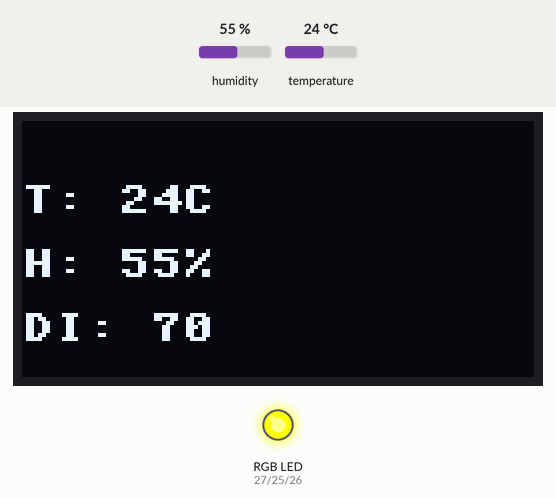
Bench run of a program on a simulated ESP32 board running MicroPython. Parts: 128×64 one-colour display, an RGB LED mixed from three pins (HIGH = lit). The test bench sets the inputs (shaded band); at power-on: humidity 55 %, temperature 24 °C.

Above: at 1.2 s.
1.3 s: humidity set to 25 %
At 3.1 s:
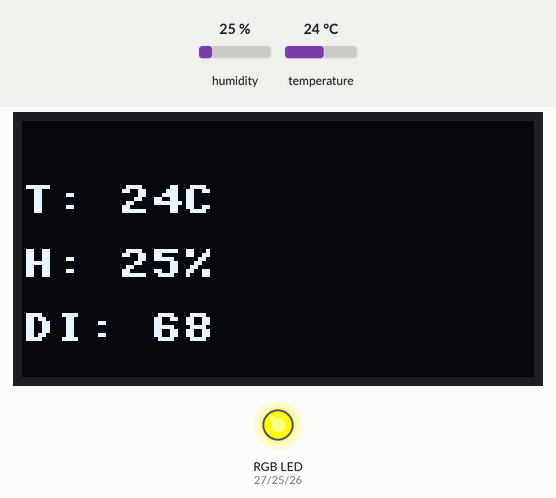
4.0 s: humidity set to 22 %
At 5.2 s:
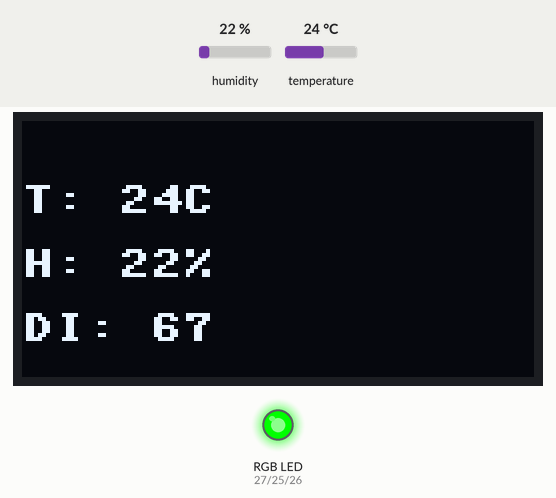
6.7 s: temperature set to 26 °C
At 9.2 s:
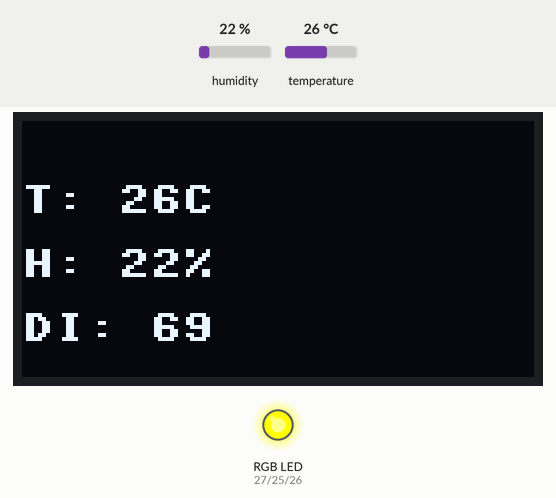
9.7 s: temperature set to 29 °C
At 11.3 s:
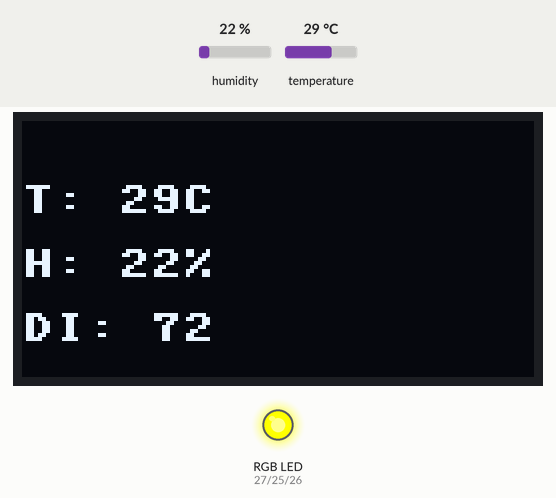
12.4 s: temperature set to 32 °C
At 15.3 s:
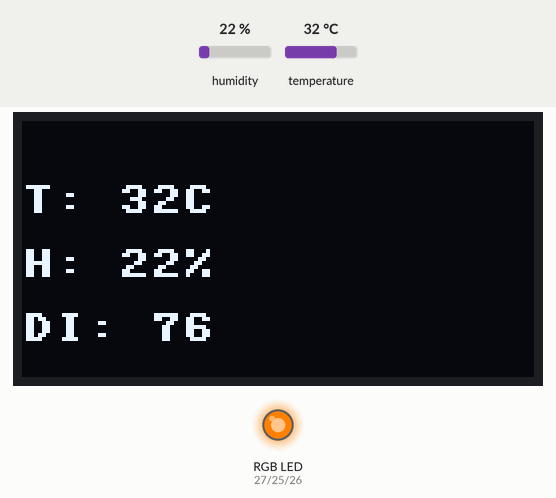
15.8 s: humidity set to 68 %
At 17.4 s:
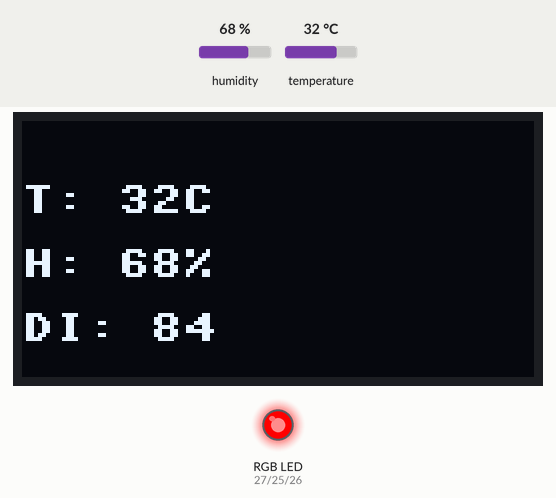
Timing chart, 0 to 18.9 s (numbered marks = the images above; inputs shaded):
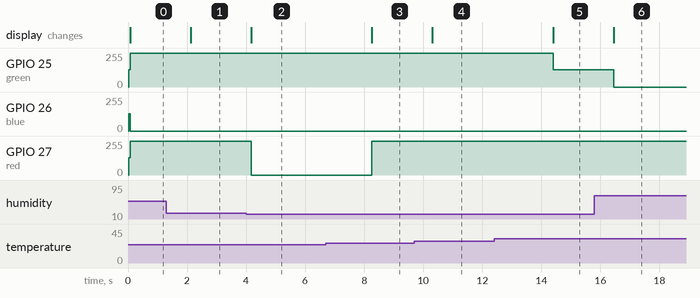

Measured:
- the behaviour switches between 24 and 23 % on humidity (found by bisection; images 1 and 2)
- the behaviour switches between 24 and 25 °C on temperature (found by bisection; images 2 and 3)
- the behaviour switches between 30 and 31 °C on temperature (found by bisection; images 4 and 5)
- after the input at 1.3 s, the display: changes after 0.82 s (image 1)
- after the input at 4.0 s, GPIO 27 (red): 255/255 → 0/255 after 0.17 s; the display: changes after 0.17 s (image 2)
- after the input at 6.7 s, GPIO 27 (red): 0/255 → 255/255 after 1.6 s; the display: changes after 1.6 s (image 3)
- after the input at 9.7 s, the display: changes after 0.61 s (image 4)
- after the input at 12.4 s, GPIO 25 (green): 255/255 → 128/255 after 2.0 s; the display: changes after 2.0 s (image 5)
- after the input at 15.8 s, GPIO 25 (green): 128/255 → 0/255 after 0.65 s; the display: changes after 0.65 s (image 6)

The program:

step2_discomfort_rgb.py
```python
from machine import Pin, PWM, SoftI2C
import ssd1306
import time
import dht

dht11 = dht.DHT11(Pin(4))
i2c = SoftI2C(scl=Pin(22), sda=Pin(21))
oled = ssd1306.SSD1306_I2C(128, 64, i2c)
red = PWM(Pin(27))
green = PWM(Pin(25))
blue = PWM(Pin(26))
red.freq(1000)
green.freq(1000)
blue.freq(1000)


def set_color(r, g, b):
    red.duty(r * 1023 // 255)
    green.duty(g * 1023 // 255)
    blue.duty(b * 1023 // 255)


while True:
    dht11.measure()
    t = dht11.temperature()
    h = dht11.humidity()
    di = 0.81 * t + 0.01 * h * (0.99 * t - 14.3) + 46.3  # 불쾌지수 식
    oled.fill(0)
    oled.text("T: " + str(t) + "C", 0, 16)
    oled.text("H: " + str(h) + "%", 0, 32)
    oled.text("DI: " + str(int(di)), 0, 48)  # 소수점을 버리고 정수로 보여요
    oled.show()
    if di >= 80:
        set_color(255, 0, 0)  # 빨강: 매우 높음
    elif di >= 75:
        set_color(255, 128, 0)  # 주황: 높음
    elif di >= 68:
        set_color(255, 255, 0)  # 노랑: 보통
    else:
        set_color(0, 255, 0)  # 초록: 쾌적
    time.sleep(2)
```
